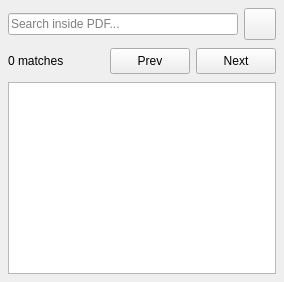
              <widget class="QWidget" name="tabSearch">
               <layout class="QVBoxLayout" name="tabSearchLayout">
                <property name="spacing">
                 <number>8</number>
                </property>
                <property name="leftMargin">
                 <number>8</number>
                </property>
                <property name="topMargin">
                 <number>8</number>
                </property>
                <property name="rightMargin">
                 <number>8</number>
                </property>
                <property name="bottomMargin">
                 <number>8</number>
                </property>
                <item>
                 <layout class="QHBoxLayout" name="searchRow">
                  <property name="spacing">
                   <number>6</number>
                  </property>
                  <property name="leftMargin">
                   <number>0</number>
                  </property>
                  <property name="topMargin">
                   <number>0</number>
                  </property>
                  <property name="rightMargin">
                   <number>0</number>
                  </property>
                  <property name="bottomMargin">
                   <number>0</number>
                  </property>
                  <item>
                   <widget class="QLineEdit" name="pdfSearchInput">
                    <property name="placeholderText">
                     <string>Search inside PDF...</string>
                    </property>
                   </widget>
                  </item>
                  <item>
                   <widget class="QPushButton" name="btnPdfSearch">
                    <property name="text">
                     <string />
                    </property>
                    <property name="kind" stdset="0">
                     <string notr="true">secondary</string>
                    </property>
                    <property name="cursor">
                     <cursorShape>PointingHandCursor</cursorShape>
                    </property>
                    <property name="minimumSize">
                     <size>
                      <width>32</width>
                      <height>32</height>
                     </size>
                    </property>
                    <property name="maximumSize">
                     <size>
                      <width>32</width>
                      <height>32</height>
                     </size>
                    </property>
                    <property name="icon">
                     <iconset>icons/search__00FF85.svg<normaloff>icons/search__00FF85.svg</normaloff>
                     </iconset>
                    </property>
                    <property name="iconSize">
                     <size>
                      <width>14</width>
                      <height>14</height>
                     </size>
                    </property>
                   </widget>
                  </item>
                 </layout>
                </item>
                <item>
                 <layout class="QHBoxLayout" name="matchRow">
                  <property name="spacing">
                   <number>6</number>
                  </property>
                  <property name="leftMargin">
                   <number>0</number>
                  </property>
                  <property name="topMargin">
                   <number>0</number>
                  </property>
                  <property name="rightMargin">
                   <number>0</number>
                  </property>
                  <property name="bottomMargin">
                   <number>0</number>
                  </property>
                  <item>
                   <widget class="QLabel" name="matchCountLabel">
                    <property name="text">
                     <string>0 matches</string>
                    </property>
                   </widget>
                  </item>
                  <item>
                   <spacer name="matchSpacer">
                    <property name="orientation">
                     <enum>Qt::Horizontal</enum>
                    </property>
                    <property name="sizeHint" stdset="0">
                     <size>
                      <width>40</width>
                      <height>20</height>
                     </size>
                    </property>
                   </spacer>
                  </item>
                  <item>
                   <widget class="QPushButton" name="btnPrevMatch">
                    <property name="text">
                     <string>Prev</string>
                    </property>
                    <property name="kind" stdset="0">
                     <string notr="true">secondary</string>
                    </property>
                    <property name="cursor">
                     <cursorShape>PointingHandCursor</cursorShape>
                    </property>
                    <property name="minimumSize">
                     <size>
                      <width>0</width>
                      <height>26</height>
                     </size>
                    </property>
                    <property name="maximumSize">
                     <size>
                      <width>16777215</width>
                      <height>26</height>
                     </size>
                    </property>
                   </widget>
                  </item>
                  <item>
                   <widget class="QPushButton" name="btnNextMatch">
                    <property name="text">
                     <string>Next</string>
                    </property>
                    <property name="kind" stdset="0">
                     <string notr="true">secondary</string>
                    </property>
                    <property name="cursor">
                     <cursorShape>PointingHandCursor</cursorShape>
                    </property>
                    <property name="minimumSize">
                     <size>
                      <width>0</width>
                      <height>26</height>
                     </size>
                    </property>
                    <property name="maximumSize">
                     <size>
                      <width>16777215</width>
                      <height>26</height>
                     </size>
                    </property>
                   </widget>
                  </item>
                 </layout>
                </item>
                <item>
                 <widget class="QListWidget" name="searchResultsList" />
                </item>
               </layout>
               <attribute name="title">
                <string>Search</string>
               </attribute>
              </widget>
